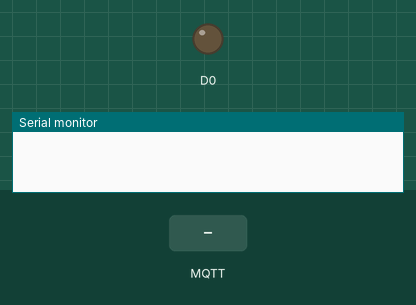
Simulated run of this sketch. Board: ESP8266 (NodeMCU). On the bench: output pins drawn as LEDs (lit = HIGH), the last lines printed to the serial monitor. The test bench sets the inputs (shaded band). WiFi joins after 1.5 s; servers stay silent unless stated; random numbers use the default seed unless the sketch sets one; no MQTT or app messages arrive unless stated.

Above: at 3.7 s.
3.8 s: MQTT message "1" arrives on the first subscribed topic
At 5.0 s:
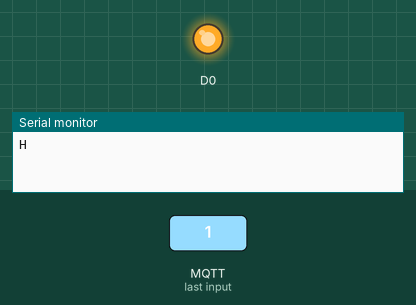
5.3 s: MQTT message "5" arrives on the first subscribed topic
At 6.2 s:
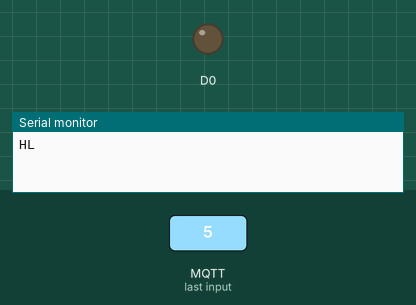
Timing chart, 0 to 8.3 s (numbered marks = the images above; inputs shaded):
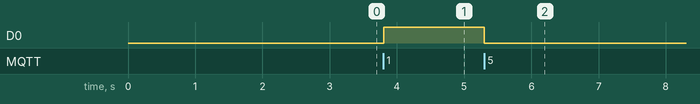

The sketch:

Node.ino
```cpp
#include <ESP8266WiFi.h>
#include <PubSubClient.h>


const char* ssid = "ZHB_WiFi";
const char* password = "12345678";
const char* mqtt_server = "iot.eclipse.org";

WiFiClient espClient;
PubSubClient client(espClient);

void setup_wifi() {
    delay(1000);
    WiFi.begin(ssid, password);
    while (WiFi.status() != WL_CONNECTED){
      delay(500);
    }
    randomSeed(micros());
}

void callback(char* topic, byte* payload, unsigned int length)
{
  int p =(char)payload[0]-'0';
  //if (topic =="bozaSub1/led1"){
    if(p==1){
      Serial.print('H');
      digitalWrite(D0, HIGH);
    }
    else{
      Serial.print('L');
      digitalWrite(D0, LOW);
    }


}

void reconnect() {
  while (!client.connected()){
    String clientId = "ESP8266Client-";
    clientId += String(random(0xffff), HEX);
    if (client.connect(clientId.c_str()))
    {
      client.subscribe("bozaSub1/led1");
    } else {
      delay(5000);
    }
  }
}

void setup() {
  Serial.begin(9600);
  setup_wifi();
  client.setServer(mqtt_server, 1883);
  client.setCallback(callback);
  pinMode(D0, OUTPUT);

}

void loop() {
  if (!client.connected()) {
    reconnect();
  }

  client.setCallback(callback);
  client.loop();
}
```

Measured:
- after the input at 3.8 s, D0: LOW → HIGH at once
- after the input at 5.3 s, D0: HIGH → LOW at once
